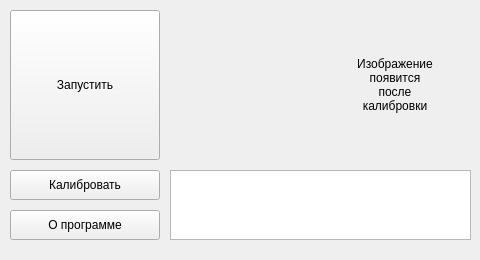
<?xml version="1.0" encoding="UTF-8"?>
<ui version="4.0">
 <class>MainWindow</class>
 <widget class="QMainWindow" name="MainWindow">
  <property name="geometry">
   <rect>
    <x>0</x>
    <y>0</y>
    <width>480</width>
    <height>260</height>
   </rect>
  </property>
  <property name="minimumSize">
   <size>
    <width>480</width>
    <height>260</height>
   </size>
  </property>
  <property name="maximumSize">
   <size>
    <width>480</width>
    <height>260</height>
   </size>
  </property>
  <property name="windowTitle">
   <string>MainWindow</string>
  </property>
  <widget class="QWidget" name="centralwidget">
   <widget class="QPushButton" name="run_button">
    <property name="geometry">
     <rect>
      <x>10</x>
      <y>10</y>
      <width>150</width>
      <height>150</height>
     </rect>
    </property>
    <property name="text">
     <string>Запустить</string>
    </property>
   </widget>
   <widget class="QPushButton" name="settings_buuton">
    <property name="geometry">
     <rect>
      <x>10</x>
      <y>170</y>
      <width>150</width>
      <height>30</height>
     </rect>
    </property>
    <property name="text">
     <string>Калибровать</string>
    </property>
   </widget>
   <widget class="QPushButton" name="about_button">
    <property name="geometry">
     <rect>
      <x>10</x>
      <y>210</y>
      <width>150</width>
      <height>30</height>
     </rect>
    </property>
    <property name="text">
     <string>О программе</string>
    </property>
   </widget>
   <widget class="QTextBrowser" name="info">
    <property name="geometry">
     <rect>
      <x>170</x>
      <y>170</y>
      <width>301</width>
      <height>70</height>
     </rect>
    </property>
    <property name="horizontalScrollBarPolicy">
     <enum>Qt::ScrollBarAlwaysOff</enum>
    </property>
   </widget>
   <widget class="QLabel" name="image">
    <property name="geometry">
     <rect>
      <x>320</x>
      <y>10</y>
      <width>150</width>
      <height>150</height>
     </rect>
    </property>
    <property name="text">
     <string>Изображение
появится
после
калибровки</string>
    </property>
    <property name="alignment">
     <set>Qt::AlignCenter</set>
    </property>
   </widget>
  </widget>
 </widget>
 <resources/>
 <connections/>
</ui>
